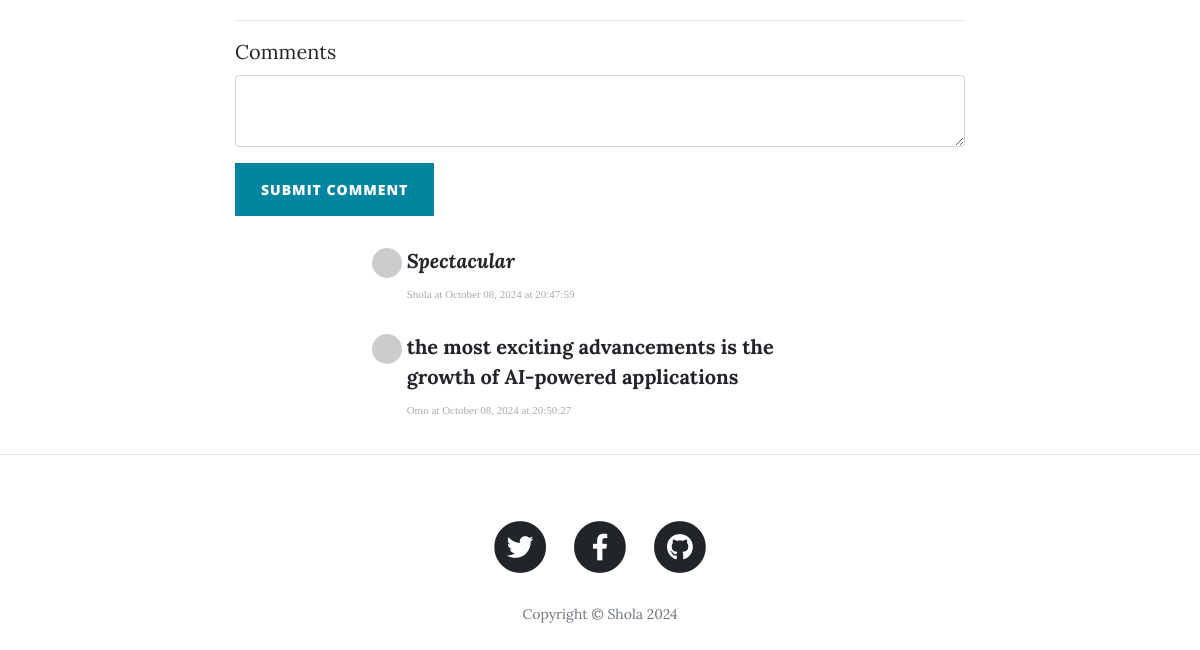
/post/1 (lower part), run on an earlier commit of the app's database.
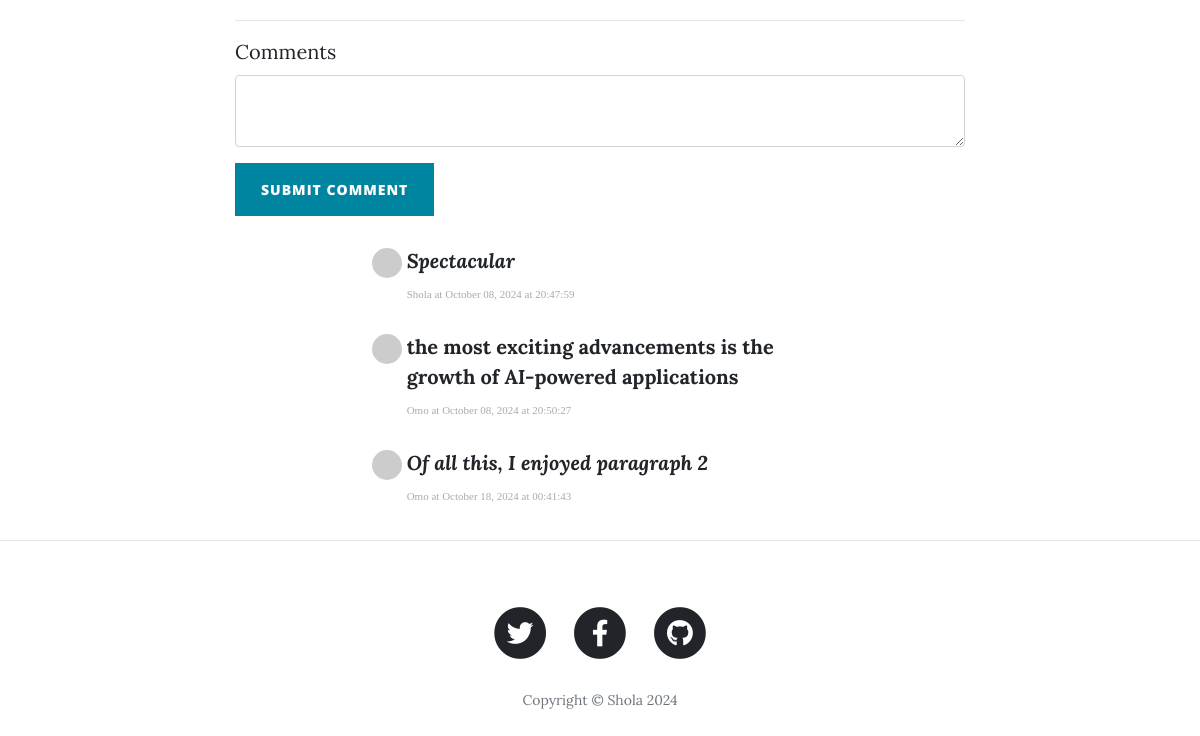
And on a later commit of the database.
### main.py (models this page shows)
class Comment(db.Model):
    __tablename__ = "comments"
    id = db.Column(db.Integer, primary_key=True)
    author_id = db.Column(db.Integer, db.ForeignKey("users.id"))
    comment_author = relationship("User", back_populates="comments")
    post_id = db.Column(db.Integer, db.ForeignKey("blog_posts.id"))
    parent_post = relationship("BlogPost", back_populates="comments")
    text = db.Column(db.Text, nullable=False)
    time = db.Column(db.String(250), nullable=False)

class User(UserMixin, db.Model):
    __tablename__ = "users"
    id = db.Column(db.Integer, primary_key=True)
    email = db.Column(db.String(100), unique=True)
    password = db.Column(db.String(100))
    name = db.Column(db.String(100))
    posts = relationship("BlogPost", back_populates="author")
    comments = relationship("Comment", back_populates="comment_author")

### main.py (the view, shortened to what this page needs)
@app.route("/post/<int:post_id>", methods=['GET', 'POST'])
def show_post(post_id):
    form = CommentForm()
    requested_post = BlogPost.query.get(post_id)
    for comment in requested_post.comments:
        comment.avatar_url = gravatar_url(comment.comment_author.email)
    return render_template("post.html", post=requested_post, form=form, current_user=current_user)

### forms.py
class CommentForm(FlaskForm):
    comments = CKEditorField("Comments")
    submit = SubmitField("Submit Comment")

### main.py (called while the page is built)
def gravatar_url(email, size=200):
    email_hash = hashlib.md5(email.strip().lower().encode('utf-8')).hexdigest()
    return f"https://www.gravatar.com/avatar/{email_hash}?d=identicon&s={size}"

### templates/post.html (shortened to what this page needs)
{% include "header.html" %}
{% import "bootstrap/wtf.html" as wtf %}
  <article>
    <div class="container">
      <div class="row">
        <div class="col-lg-8 col-md-10 mx-auto">
          <hr>
          {{ wtf.quick_form(form, novalidate=True, button_map={"submit": "primary"}) }}
          <div class="col-lg-8 col-md-10 mx-auto comment">
            {% for comment in post.comments: %}
              <ul class="commentList">
                <li>
                    <div class="commenterImage">
                      <img src="{{ comment.avatar_url }}" alt=""/>
                    </div>
                    <div class="commentText">
                      <p>{{ comment.text|safe }}</p>
                      <span class="date sub-text">{{ comment.comment_author.name }} at {{ comment.time }}</span>
                    </div>
                </li>
              </ul>
            {% endfor %}
            </div>
          </div>
      </div>
    </div>
  </article>
  <hr>
{% include "footer.html" %}

### templates/header.html (shortened to what this page needs)
<!DOCTYPE html>
<html lang="en">
<head>
  <link href="{{ url_for('static', filename='vendor/bootstrap/css/bootstrap.min.css') }}" rel="stylesheet">
  <link href="{{ url_for('static', filename='vendor/fontawesome-free/css/all.min.css')}}" rel="stylesheet" type="text/css">
  <link href="{{ url_for('static', filename='css/clean-blog.min.css')}}" rel="stylesheet">
</head>
<body>

### templates/footer.html (shortened to what this page needs)
  <footer>
    <div class="container">
      <div class="row">
        <div class="col-lg-8 col-md-10 mx-auto">
          <ul class="list-inline text-center">
            <li class="list-inline-item">
              <a href="https://x.com/Sholy_Cul">
                <span class="fa-stack fa-lg">
                  <i class="fas fa-circle fa-stack-2x"></i>
                  <i class="fab fa-twitter fa-stack-1x fa-inverse"></i>
                </span>
              </a>
            </li>
            <li class="list-inline-item">
              <a href="https://www.facebook.com/sholy.cul">
                <span class="fa-stack fa-lg">
                  <i class="fas fa-circle fa-stack-2x"></i>
                  <i class="fab fa-facebook-f fa-stack-1x fa-inverse"></i>
                </span>
              </a>
            </li>
            <li class="list-inline-item">
              <a href="https://github.com/Sholycul">
                <span class="fa-stack fa-lg">
                  <i class="fas fa-circle fa-stack-2x"></i>
                  <i class="fab fa-github fa-stack-1x fa-inverse"></i>
                </span>
              </a>
            </li>
          </ul>
          <p class="copyright text-muted">Copyright &copy; Shola 2024</p>
        </div>
      </div>
    </div>
  </footer>
</body>
</html>

What changed in the data, as far as the page shows it:
added Comment: text "Of all this, I enjoyed paragraph 2", comment_author.name "Omo", time "October 18, 2024 at 00:41:43"
